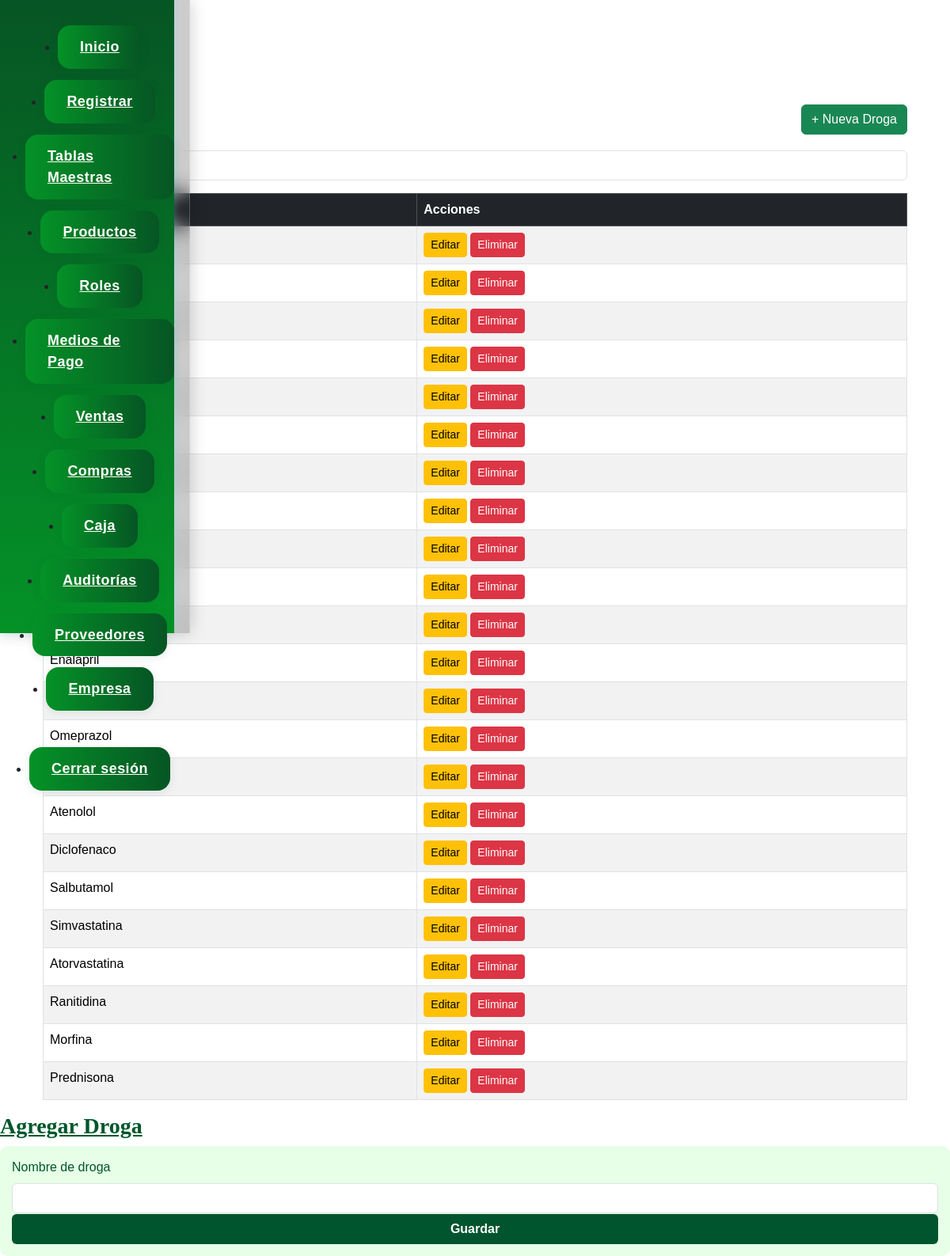
The app's page /index.php?page=droga (signed in) with its own data.
### tables this page shows
CREATE TABLE droga (
    id_droga INT NOT NULL AUTO_INCREMENT,
    droga_descri VARCHAR(50),
    PRIMARY KEY (id_droga)
);

### controllers/droga.controlador.php (called while the page is built, shortened)
<?php
require_once(__DIR__ . '/../models/Droga.php');
class DrogaControlador {
    public function index() {
        $drogaModel = new Droga();
        $drogas = $drogaModel->listar();
        include(__DIR__ . '/../views/droga.php');
    }
}

### models/conexion.php (called while the page is built, shortened)
<?php
class Conexion {
    private $_con;
    private $servidor;
    private $usuario;
    private $password;
    private $base_datos;
    public function __construct(){
        $dotenv = Dotenv::createImmutable(__DIR__ . '/../');
        $this->servidor = $_ENV['DB_HOST'];
        $this->usuario = $_ENV['DB_USER'];
        $this->password = $_ENV['DB_PASS'];
        $this->base_datos = $_ENV['DB_NAME'];
    }
    public function conectar(){
        $this->_con = new mysqli($this->servidor, $this->usuario, $this->password, $this->base_datos);
    }
    public function consultar($query){
        $resultado = $this->_con->query($query);
        return $resultado;
    }
}
?>

### models/Droga.php (called while the page is built, shortened)
<?php
require_once __DIR__ . '/conexion.php';
class Droga {
    public function listar($busqueda = '') {
        $conexion = new Conexion();
        $where = '';
    $query = "SELECT * FROM droga {$where} ORDER BY id_droga ASC";
        $resultado = $conexion->consultar($query);
        $drogas = [];
        while ($row = $resultado->fetch_assoc()) {
            $drogas[] = [
                'id_droga' => $row['id_droga'],
                'droga_descri' => $row['droga_descri']
            ];
        }
        return $drogas;
    }
}
?>

### views/droga.php (the view, shortened to what this page needs)
<div class="container mt-4">
    <div class="d-flex justify-content-between align-items-center mb-3">
        <h2>Drogas</h2>
        <a href="index.php?page=droga&action=nuevo" class="btn btn-success">+ Nueva Droga</a>
    </div>
    <div class="mb-3">
        <input type="text" id="buscadorDroga" class="form-control" placeholder="Buscar droga...">
    </div>
    <table class="table table-bordered table-striped" id="tablaDrogas">
        <thead class="table-dark">
            <tr>
                <th>Nombre</th>
                <th>Acciones</th>
            </tr>
        </thead>
        <tbody>
            <?php if(isset($drogas) && count($drogas) > 0): ?>
                <?php foreach($drogas as $droga): ?>
                    <tr>
                        <td><?= $droga['droga_descri'] ?></td>
                        <td>
                            <a href="index.php?page=droga&action=editar&id=<?= $droga['id_droga'] ?>" class="btn btn-sm btn-warning">Editar</a>
                            <a href="index.php?page=droga&action=eliminar&id=<?= $droga['id_droga'] ?>" class="btn btn-sm btn-danger" onclick="return confirm('¿Seguro que deseas eliminar esta droga?')">Eliminar</a>
                        </td>
                    </tr>
                <?php endforeach; ?>
            <?php else: ?>
                <tr>
                    <td colspan="2" class="text-center">No hay drogas cargadas</td>
                </tr>
            <?php endif; ?>
        </tbody>
    </table>
</div>
                        </div>
                        <div class="col">
                            <h3 style="color: #01552e; text-decoration: underline; font-weight:bolder; font-family: cambria, serif; text-shadow: 1px 1px 2px #e6ffe6;">Agregar Droga</h3>
                            <form id="form-nueva-droga" action="javascript:void(0);" style="background-color: #e6ffe6; color: #01552e; border-radius: 10px; padding: 15px;">
                                <div class="mb-3">
                                    <label for="nombre_droga" class="form-label">Nombre de droga</label>
                                    <input type="text" name="nombre_droga" class="form-control" id="nombre_droga" required>
                                </div>
                                <button type="submit" class="btn" style="background-color: #01552e; color: #fff; font-weight: bold;">Guardar</button>
                            </form>
                        </div>
</body>
</html>

### styles/signup.css (style rules this page uses)
* { margin: 0; padding: 0; box-sizing: border-box; font-family: 'Arial', sans-serif; }
body { background: white; min-height: 100vh; }
button { width: 100%; padding: 12px; background: #01552e; color: white; border: none; border-radius: 6px; cursor: pointer; font-size: 16px; transition: background 0.3s ease-in-out; }

### styles/navbar.css (style rules this page uses)
body, html { margin-left: 220px !important; }
form .mb-3, form .input-group { margin-bottom: 1px !important; padding-bottom: 0 !important; }
body, html { margin: 0 !important; padding: 0 !important; overflow-x: hidden; min-height: 100vh; box-sizing: border-box; }
body, html, .container, .login-container, .inicio-container, .main-content, .table-responsive, .login-box { margin-top: 0 !important; }
.form-producto-container, .tabla-contenedor, .titulo-listado, .mb-3, .d-flex, .table-producto, .table, .table-responsive, .modal-content { margin-top: 0 !important; }
.container, .login-container, .inicio-container, .main-content, .table-responsive { margin-top: 0 !important; }
.container, .main-content { padding-top: 64px !important; }

### records on screen
droga: droga_descri "Aspirina"
droga: droga_descri "Paracetamol"
droga: droga_descri "Amoxicilina"
droga: droga_descri "Loratadina"
droga: droga_descri "Clonazepam"
droga: droga_descri "Enalapril"
droga: droga_descri "Azitromicina"
droga: droga_descri "Omeprazol"
droga: droga_descri "Tramadol"
droga: droga_descri "Atenolol"
droga: droga_descri "Diclofenaco"
droga: droga_descri "Salbutamol"
droga: droga_descri "Simvastatina"
droga: droga_descri "Atorvastatina"
droga: droga_descri "Ranitidina"
droga: droga_descri "Morfina"
droga: droga_descri "Prednisona"
